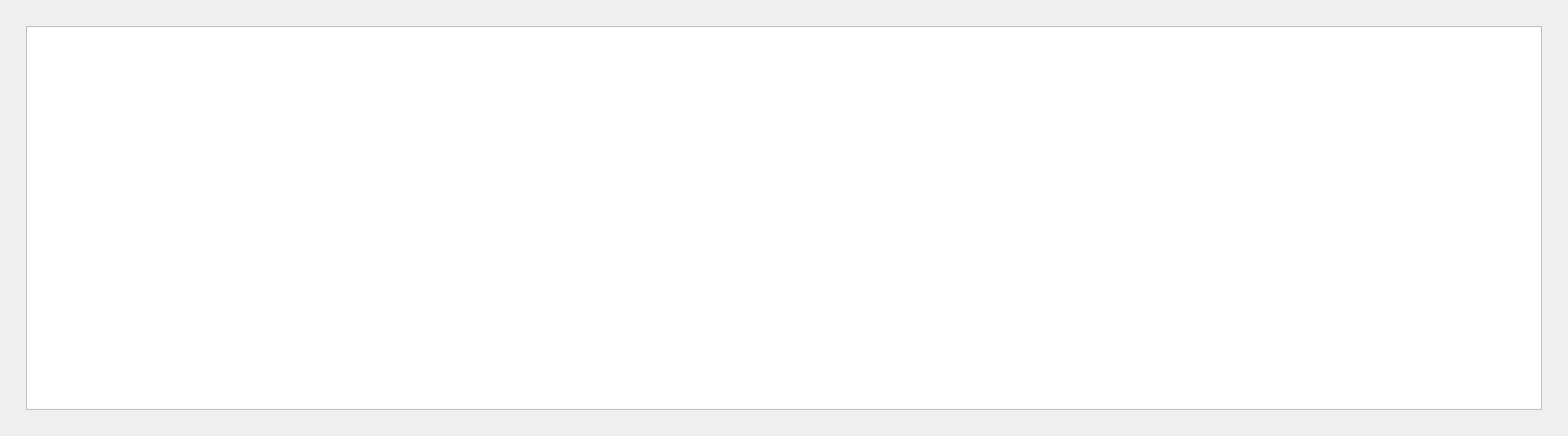
<?xml version="1.0" encoding="UTF-8"?>
<ui version="4.0">
 <class>Display</class>
 <widget class="QWidget" name="Display">
  <property name="geometry">
   <rect>
    <x>0</x>
    <y>0</y>
    <width>1800</width>
    <height>500</height>
   </rect>
  </property>
  <property name="windowTitle">
   <string>Display</string>
  </property>
  <property name="styleSheet">
   <string notr="true"/>
  </property>
  <widget class="QTextEdit" name="textEdit">
   <property name="geometry">
    <rect>
     <x>30</x>
     <y>30</y>
     <width>1740</width>
     <height>440</height>
    </rect>
   </property>
   <property name="toolTip">
    <string>&lt;html&gt;&lt;head/&gt;&lt;body&gt;&lt;p&gt;&lt;br/&gt;&lt;/p&gt;&lt;/body&gt;&lt;/html&gt;</string>
   </property>
   <property name="readOnly">
    <bool>true</bool>
   </property>
   <property name="html">
    <string>&lt;!DOCTYPE HTML PUBLIC &quot;-//W3C//DTD HTML 4.0//EN&quot; &quot;http://www.w3.org/TR/REC-html40/strict.dtd&quot;&gt;
&lt;html&gt;&lt;head&gt;&lt;meta name=&quot;qrichtext&quot; content=&quot;1&quot; /&gt;&lt;style type=&quot;text/css&quot;&gt;
p, li { white-space: pre-wrap; }
&lt;/style&gt;&lt;/head&gt;&lt;body style=&quot; font-family:'Ubuntu'; font-size:11pt; font-weight:400; font-style:normal;&quot;&gt;
&lt;p align=&quot;justify&quot; style=&quot;-qt-paragraph-type:empty; margin-top:0px; margin-bottom:0px; margin-left:0px; margin-right:0px; -qt-block-indent:0; text-indent:0px;&quot;&gt;&lt;br /&gt;&lt;/p&gt;&lt;/body&gt;&lt;/html&gt;</string>
   </property>
  </widget>
 </widget>
 <resources/>
 <connections/>
</ui>
